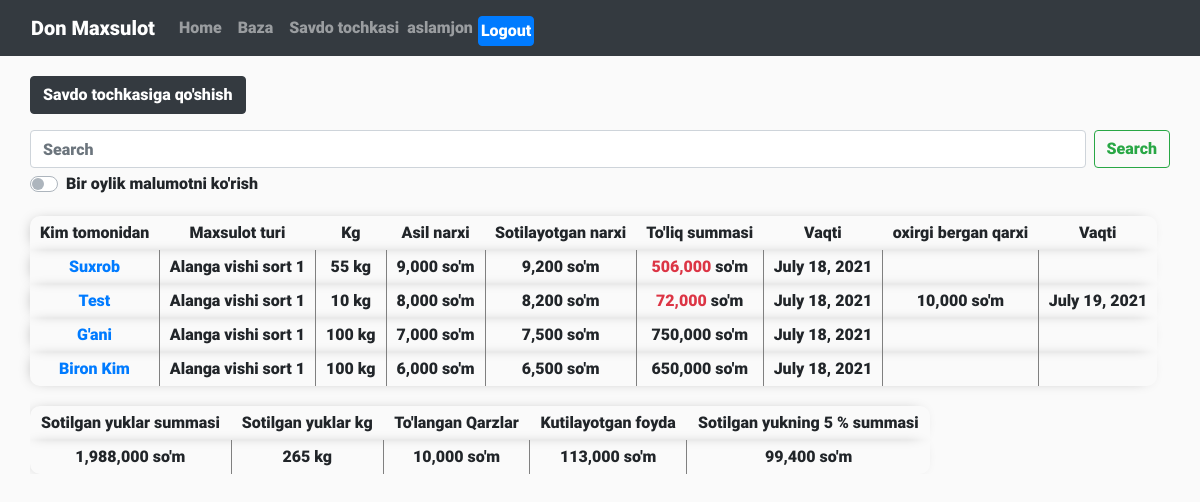
The app's page /savdo/ (signed in) with its own data.
### home/models.py (models this page shows)
class Qarz(models.Model):
    typeOfProduct = models.TextField(null=True)
    kg = models.IntegerField(null=True, default=0)
    orginalPrice = models.IntegerField(null=True, default=0)
    price = models.IntegerField(null=True, default=0)
    totalSum = models.IntegerField(default=0, blank=True)
    date = models.DateField(null=True, auto_now_add=True)
    afterCreateDate = models.DateField(null=True, auto_now_add=True)
    byWhom = models.TextField(null=True, default="")
    changed = models.BooleanField(null=True, default=False)
    debt = models.BooleanField(null=True, default=False)

class InputQarz(models.Model):
    byWhom = models.TextField(null=True, default="")
    qarzSum = models.IntegerField(null=True, default=0)
    oxirgiQarzBerganVaqti = models.DateField(null=True, auto_now_add=False)
    afterCreateDate = models.DateField(null=True, auto_now_add=True)
    totalLend = models.IntegerField(null=True, default=0)

### home/views.py (the view, shortened to what this page needs)
# urls.py: path('savdo/', agentTake, name='agentTake'),
def agentTake(request):
    getAgentsData = Qarz.objects.all()
    getInputQarz = InputQarz.objects.all()
    getPayAgent = PayAgent.objects.all()
    if request.method == 'GET':
        def getTotalRes(first, second):
            totalRes = {
                "priceSum": 0,
                "kgSum": 0,
                "debtSum": 0,
                "expectedBenefit": 0,
                "pratsent": 0
            }
            for i in range(len(first)):
                totalRes['priceSum'] += (first[i].kg * first[i].price)
                totalRes['kgSum'] += first[i].kg
                totalRes['debtSum'] += second[i].totalLend
                totalRes['expectedBenefit'] += ((first[i].kg * first[i].price) -
                                                (first[i].kg * first[i].orginalPrice))
                totalRes['pratsent'] += (first[i].kg * first[i].price)
            return totalRes
        if request.GET.get('search'):
            sendSearch = getAgentsData.filter(
                byWhom__startswith=request.GET.get('search'))
            sendSearch2 = getInputQarz.filter(
                byWhom__startswith=request.GET.get('search'))
            totalRes = getTotalRes(sendSearch, sendSearch2)
            if request.GET.get('checkbox') == 'on':
                sendSearch = sendSearch.filter(
                    afterCreateDate__gte=prev_month())
                sendSearch2 = sendSearch2.filter(
                    afterCreateDate__gte=prev_month())
            return checkIsAdmin(request, 'html/agentTake.html',
                                {'who': sendSearch[0].byWhom, 'payAgent': PayAgentForm, 'totalRes': totalRes, 'isAdmin': True, 'range': range(len(sendSearch)), 'getAgentsData': list(sendSearch), 'qarzForm': QarzForm, 'getInputQarz': sendSearch2}, {'isAdmin': False})
        else:
            totalRes = getTotalRes(getAgentsData, getInputQarz)
            return checkIsAdmin(request, 'html/agentTake.html', {'totalRes': totalRes, 'range': range(len(getAgentsData)), 'isAdmin': True, 'getAgentsData': list(getAgentsData), 'qarzForm': QarzForm, 'getInputQarz': getInputQarz}, {'isAdmin': False})

### home/templatetags/indexObj.py (called while the page is built)
@register.simple_tag
def my_tag(a, b):
    return a[b]

@register.simple_tag
def filterDate(getDate):
    if getDate == '1900-01-01' or getDate == None or getDate == 'Jan. 1, 1900' or getDate == date(1900, 1, 1):
        return ''
    else:
        return getDate

@register.simple_tag
def filterSth(data, without):
    if not data == without:
        return data
    else:
        return ''

@register.simple_tag
def fivePre(num):
    return int((num*5)/100)

### home/views.py (called while the page is built)
def checkIsAdmin(request, html, sendObjToAdmin, sendObjToAnonimUser):
    if request.user.username in admins:
        sendObjToAdmin['isAdmin'] = True
        return render(request, html, sendObjToAdmin)
    else:
        if request.user.username in agentsList:
            sendObjToAnonimUser['isAgent'] = True
            return render(request, html, sendObjToAnonimUser)
        sendObjToAnonimUser['isAdmin'] = False
        return render(request, html, sendObjToAnonimUser)

### home/templates/html/agentTake.html (shortened to what this page needs)
{% extends 'html/base.html' %}
{% load static %}
{% load indexObj %}
{% block content %}
<div class="agentTake base containerCustom">
    {% if user.is_authenticated and isAdmin %}
    <button type="button" class="btn btn-dark" data-toggle="modal" data-target="#myModal">
        Savdo tochkasiga qo'shish
    </button>
    <div class="mt-3">
        <form class="" action="{% url 'agentTake' %}" method="GET">
            <div class="d-flex">
                <input class="form-control me-2" name="search" type="search" placeholder="Search" aria-label="Search">
                <button class="btn btn-outline-success ml-2" type="submit">Search</button>
            </div>
            <div class="custom-control custom-switch mt-1">
                <label class="custom-control-label" for="switch111">Bir oylik malumotni ko'rish</label>
            </div>
        </form>
    </div>
    <div class="outAgentTabel">
        <table class="agentTabel baseTabel">
            <tr>
                <th>Kim tomonidan</th>
                <th>Maxsulot turi</th>
                <th>Kg</th>
                <th>Asil narxi</th>
                <th>Sotilayotgan narxi</th>
                <th>To'liq summasi</th>
                <th>Vaqti</th>
                <th>oxirgi bergan qarxi</th>
                <th>Vaqti</th>
            </tr>
            {% for index in range %}
            {% my_tag getAgentsData index as obj %}
            {% my_tag getInputQarz index as obj2 %}
            <tr>
                <td class="">
                    <a class="openEdit text-capitalize" href="{% url 'editAgent' obj.id %}">{{obj.byWhom}}</a>
                </td>
                <td>{{obj.typeOfProduct}}</td>
                <td><span class="numMusk">{{obj.kg}}</span> kg</td>
                <td><span class="numMusk">{{obj.orginalPrice}}</span> so'm</td>
                <td><span class="numMusk">{{obj.price}}</span> so'm</td>
                <td>{% if obj.debt == True %}
                    <span class="numMusk text-danger">{{obj.totalSum}}</span> so'm
                    {% else %}
                    <span class="numMusk">{{obj.totalSum}}</span> so'm
                    {% endif %}
                </td>
                <td>{{obj.date}}</td>
                <td>{% filterSth obj2.qarzSum 0 as qarzSumResult %}
                    {% if not qarzSumResult == '' %}
                    <span class="numMusk">{{qarzSumResult}}</span> so'm
                    {% endif %}
                </td>
                <td>{% filterDate obj2.oxirgiQarzBerganVaqti as fDate %}{{fDate}}</td>
            </tr>
            {% endfor %}
        </table>
    </div>
    <div class="outTotalAgent">
        <table class="TotalAgentTabel baseTabel">
            <tr>
                <th>Sotilgan yuklar summasi</th>
                <th>Sotilgan yuklar kg</th>
                <th>To'langan Qarzlar</th>
                <th>Kutilayotgan foyda</th>
                <th>Sotilgan yukning 5 % summasi</th>
            </tr>
            <tr>
                <td><span class="numMusk">{{totalRes.priceSum}}</span> so'm</td>
                <td><span class="numMusk">{{totalRes.kgSum}}</span> kg</td>
                <td><span class="numMusk">{{totalRes.debtSum}}</span> so'm</td>
                <td><span class="numMusk">{{totalRes.expectedBenefit}}</span> so'm</td>
                <td>
                    {% if who %}
                    <a class="text-decoration-none" href="{% url 'payToAgent' %}">
                        <span class="numMusk">{% fivePre totalRes.pratsent %}</span> so'm
                    </a>
                    {% else %}
                    <span class="numMusk">{% fivePre totalRes.pratsent %}</span> so'm
                    {% endif %}
                </td>
            </tr>
        </table>
    </div>
    {% else %}
    <div class="text-danger">Bu bo'limga vaqat admin kirish huquqiga ega</div>
    <a href="{% url 'home' %}" class="btn btn-outline-success mt-4">Bosh sahifaga qaytish</a>
    {% endif %}
</div>
{% endblock %}

### home/templates/html/base.html (shortened to what this page needs)
{% load static %}
<!DOCTYPE html>
<html lang="en">
<head>
    <link rel="stylesheet" href="{% static 'css/normalize.css'%}">
    <link rel="stylesheet" href="{% static 'css/bootstrap.css'%}">
    <link rel="stylesheet" href="{% static 'css/owl.carousel.css'%}">
    <link rel="stylesheet" href="{% static 'css/animate.css'%}">
    <link rel="stylesheet" href="{% static 'css/style.css'%}">
</head>
<body>
    <nav class="navbar navbar-expand-lg navbar-dark bg-dark">
        <div class="container-fluid">
            <a class="navbar-brand" href="#">Don Maxsulot</a>
            <div class="collapse navbar-collapse justify-content-between" id="navbarSupportedContent">
                <ul class="navbar-nav me-auto mb-2 mb-lg-0">
                    <li class="nav-item">
                        <a class="nav-link" aria-current="page" href="{% url 'home' %}">Home</a>
                    </li>
                    <li class="nav-item">
                        <a class="nav-link" href="{% url 'base' %}">Baza</a>
                    </li>
                    <li class="nav-item">
                        <a class="nav-link" href="{% url 'agentTake' %}">Savdo tochkasi</a>
                    </li>
                    <li>
                    <li class="nav-item">
                        {% if user.is_authenticated %}
                        <div class="d-flex" style="margin-top: 8px;">
                            <span class="text-white-50">{{user}}</span>
                            <form action="{% url 'logout' %}" method="POST">
                                <button class="btn btn-primary" style="padding: 2px; margin-left: 5px;"
                                    type="submit">Logout</button>
                            </form>
                        </div>
                    {% endif %}
                    </li>
                </ul>
            </div>
        </div>
    </nav>
    {% block content %}
    {% endblock %}
</body>
</html>

### static/css/style.css (style rules this page uses)
body { margin: 0; padding: 0; overflow-x: hidden; font-family: "Roboto-Black", sans-serif; background-color: #fafafa; }
.containerCustom { margin: 0 30px; position: relative; }
.base { margin-top: 20px; }
.base .baseTabel { margin-top: 20px; }
.base .baseTabel th { padding: 5px 10px; text-align: center; }
.base .baseTabel tr { box-shadow: -3px 0px 15px -8px grey; }
.base .baseTabel tr:first-child { border-top-left-radius: 10px; border-top-right-radius: 10px; }
.base .baseTabel tr:last-child { border-bottom-left-radius: 10px; border-bottom-right-radius: 10px; }
.base .baseTabel tr td { text-align: center; border-left: 1px solid grey; border-right: 1px solid grey; padding: 5px 10px; }
.base .baseTabel tr td:first-child { border-left: none; }
.base .baseTabel tr td:last-child { border-right: none; }
.base .baseTabel tr td .openEdit { text-decoration: none; }
.agentTake { margin-bottom: 50px; height: 100vh; }
.agentTake .outTotalAgent { position: sticky; bottom: 30px; overflow-x: auto; }
.agentTake .outTotalAgent .TotalAgentTabel { width: 900px; }

### records on screen
Qarz: byWhom "Suxrob", typeOfProduct "Alanga vishi sort 1", kg "55", orginalPrice "9,000", price "9,200", totalSum "506,000", date "July 18, 2021"
Qarz: byWhom "Test", typeOfProduct "Alanga vishi sort 1", kg "10", orginalPrice "8,000", price "8,200", totalSum "72,000", date "July 18, 2021"
InputQarz: range "July 19, 2021"
Qarz: byWhom "G'ani", typeOfProduct "Alanga vishi sort 1", kg "100", orginalPrice "7,000", price "7,500", totalSum "750,000", date "July 18, 2021"
Qarz: byWhom "Biron Kim", typeOfProduct "Alanga vishi sort 1", kg "100", orginalPrice "6,000", price "6,500", totalSum "650,000", date "July 18, 2021"

### other values on screen
{{ user }} "aslamjon"
{{ qarzSumResult }} "10,000"
{{ totalRes.priceSum }} "1,988,000"
{{ totalRes.kgSum }} "265"
{{ totalRes.debtSum }} "10,000"
{{ totalRes.expectedBenefit }} "113,000"
